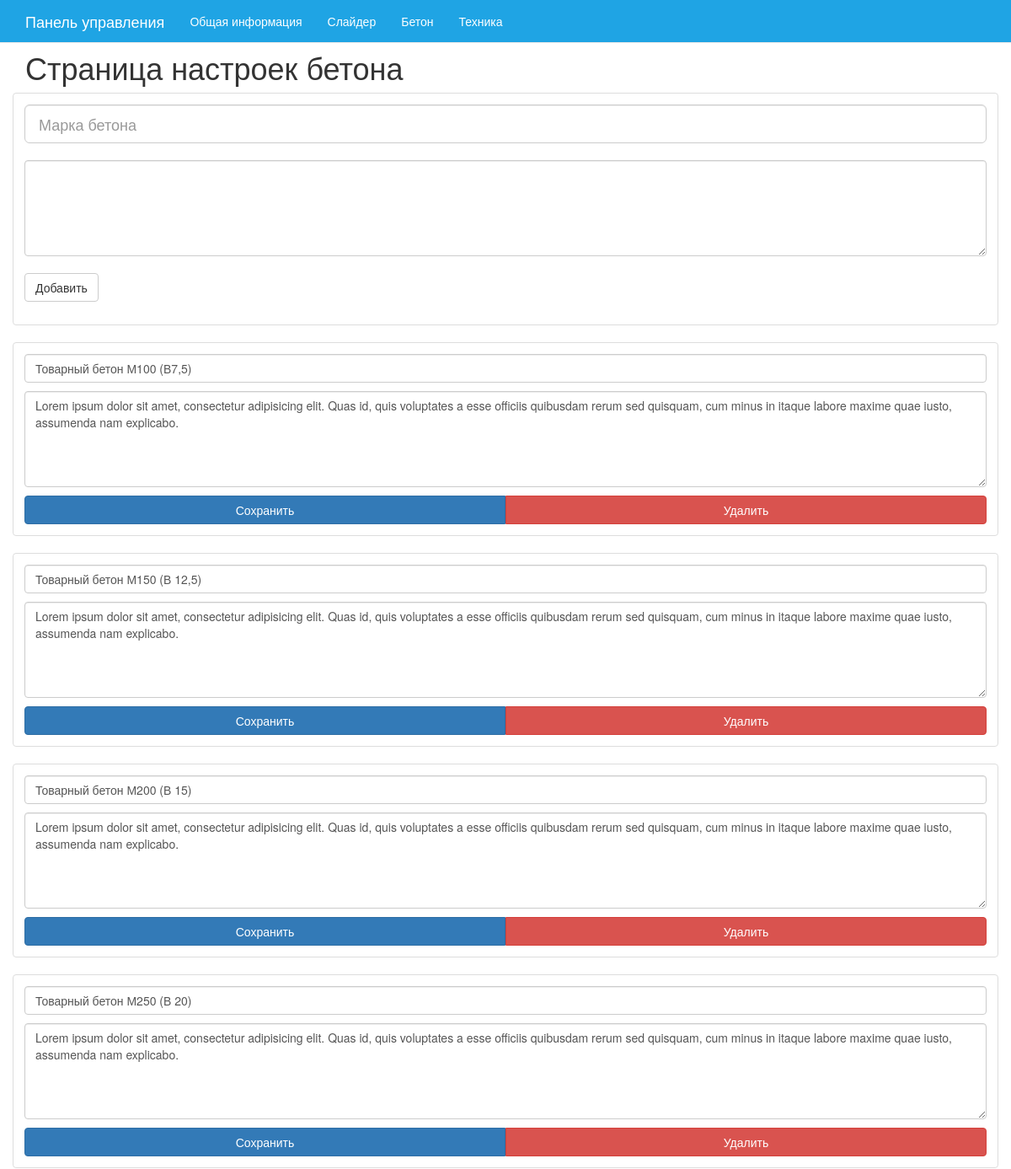
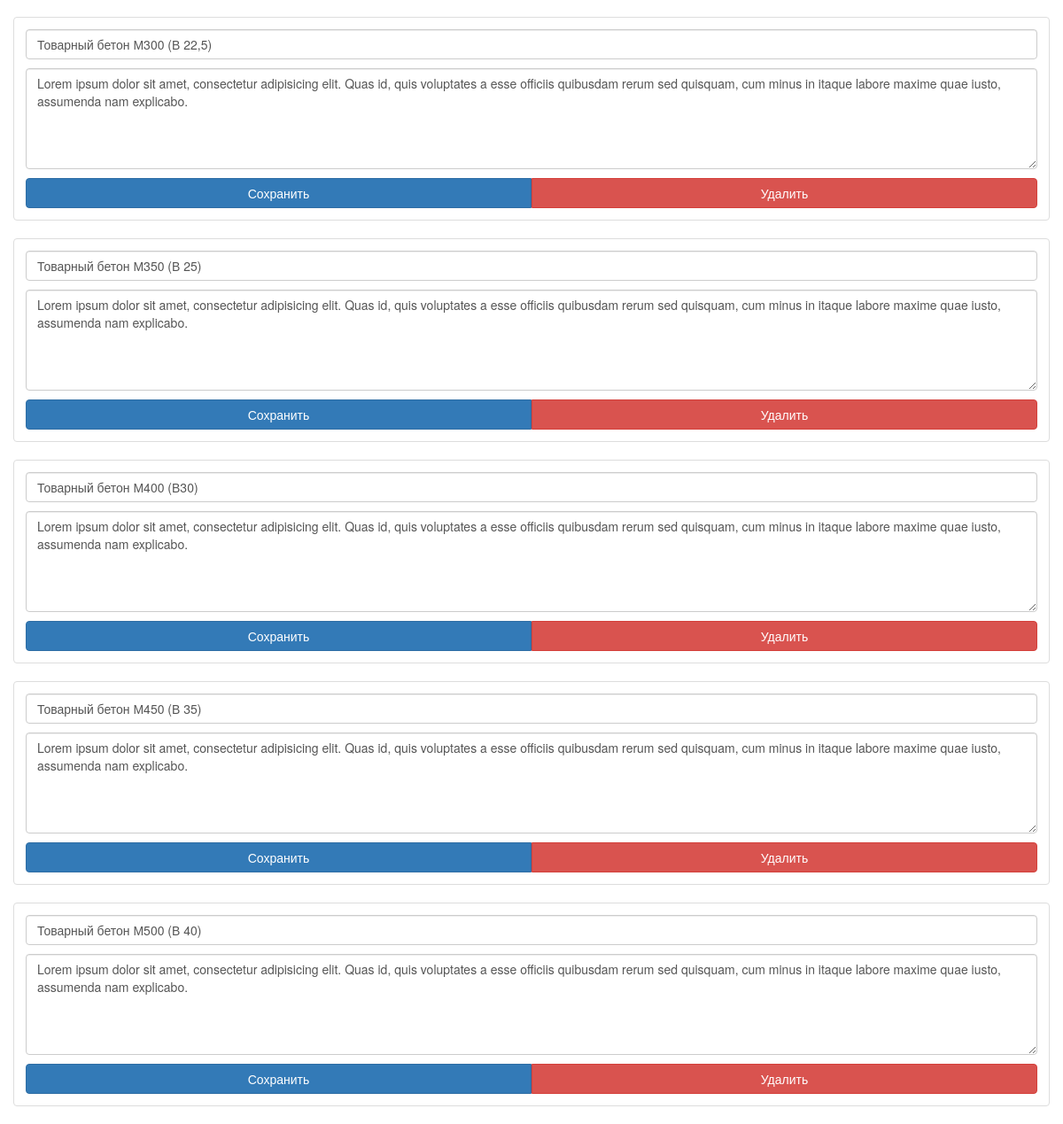
The app's page /index.php/page/beton with its own data (2 pictures, top to bottom).
### tables this page shows
CREATE TABLE IF NOT EXISTS `beton` (
  `id` int(10) NOT NULL AUTO_INCREMENT COMMENT 'Номер',
  `title` varchar(255) NOT NULL COMMENT 'Название',
  `description` text NOT NULL COMMENT 'Описание',
  PRIMARY KEY (`id`)
);

### application/controllers/page.php (called while the page is built, shortened)
<?php
class Page extends CI_Controller {
    function login() {
            $this->load->model("free_model");
    $data['user'] = $this->session->userdata('user');
    if(empty($data['user']) ){
$this->load->view('admin/au_user', $data);
}
    }
    public function beton() {
        $d = $this->db->get('beton');
        $data['gallery'] = $d->result_array();
        $this->load->view('admin/admin_top');
        $this->load->view('admin/admin_beton',$data);
        $this->load->view('admin/admin_bottom');
    }
}

### index.php (called while the page is built, shortened)
<?php
require_once BASEPATH.'core/CodeIgniter.php';

### application/views/admin/admin_beton.php (the view, shortened to what this page needs)
    <div class="container" id='main-content'>
    <h1>Страница настроек бетона</h1>
    <div class="row masonry" data-columns>
    			<div class="item ">
				<div class="thumbnail">
				<div class="caption">
				<form role="form" enctype="multipart/form-data" method="post">
					<input class="form-control input-lg" name="title" type="text" value="" placeholder='Марка бетона'><br>
					<textarea class="form-control img-description" rows="5" name="description"></textarea><br>
					<input type="submit" name="load_file" class="btn btn-default" value="Добавить">
					</form>
				</div>
				</div>
			</div>
    	<? foreach ($gallery as $item):?>
			<div class="item" data-item="<?=$item['id']?>">
				<div class="thumbnail">
					<div class="caption">
					<p><input class="form-control input-xs beton-title" data-img="<?=$item['id']?>" type="text" value="<?=$item['title']?>" placeholder=''></p>
                        <p><textarea class="form-control img-description" data-img="<?=$item['id']?>" rows="5"><?=$item['description']?></textarea></p>
					<div class="btn-group btn-group-justified">
  <div class="btn-group">
    <button data-img="<?=$item['id']?>" type="button" class="btn save-img btn-primary">Сохранить</button>
  </div>
  <div class="btn-group">
    <button data-img="<?=$item['id']?>" type="button" class="btn del-img btn-danger">Удалить</button>
  </div>
</div>
					</div>
				</div>
			</div>
       <?endforeach;?>
    	</div>
    </div>

### records on screen
beton: title "Товарный бетон М100 (В7,5)", id+description "Lorem ipsum dolor sit amet, consectetur adipisicing elit. Quas id, quis voluptates a esse officiis quibusdam rerum sed quisquam, cum minus in itaque labore maxime quae iusto, assumenda nam explicabo."
beton: title "Товарный бетон М150 (В 12,5)", id+description "Lorem ipsum dolor sit amet, consectetur adipisicing elit. Quas id, quis voluptates a esse officiis quibusdam rerum sed quisquam, cum minus in itaque labore maxime quae iusto, assumenda nam explicabo."
beton: title "Товарный бетон М200 (В 15)", id+description "Lorem ipsum dolor sit amet, consectetur adipisicing elit. Quas id, quis voluptates a esse officiis quibusdam rerum sed quisquam, cum minus in itaque labore maxime quae iusto, assumenda nam explicabo."
beton: title "Товарный бетон М250 (В 20)", id+description "Lorem ipsum dolor sit amet, consectetur adipisicing elit. Quas id, quis voluptates a esse officiis quibusdam rerum sed quisquam, cum minus in itaque labore maxime quae iusto, assumenda nam explicabo."
beton: title "Товарный бетон М300 (В 22,5)", id+description "Lorem ipsum dolor sit amet, consectetur adipisicing elit. Quas id, quis voluptates a esse officiis quibusdam rerum sed quisquam, cum minus in itaque labore maxime quae iusto, assumenda nam explicabo."
beton: title "Товарный бетон М350 (В 25)", id+description "Lorem ipsum dolor sit amet, consectetur adipisicing elit. Quas id, quis voluptates a esse officiis quibusdam rerum sed quisquam, cum minus in itaque labore maxime quae iusto, assumenda nam explicabo."
beton: title "Товарный бетон М400 (В30)", id+description "Lorem ipsum dolor sit amet, consectetur adipisicing elit. Quas id, quis voluptates a esse officiis quibusdam rerum sed quisquam, cum minus in itaque labore maxime quae iusto, assumenda nam explicabo."
beton: title "Товарный бетон М450 (В 35)", id+description "Lorem ipsum dolor sit amet, consectetur adipisicing elit. Quas id, quis voluptates a esse officiis quibusdam rerum sed quisquam, cum minus in itaque labore maxime quae iusto, assumenda nam explicabo."
beton: title "Товарный бетон М500 (В 40)", id+description "Lorem ipsum dolor sit amet, consectetur adipisicing elit. Quas id, quis voluptates a esse officiis quibusdam rerum sed quisquam, cum minus in itaque labore maxime quae iusto, assumenda nam explicabo."
